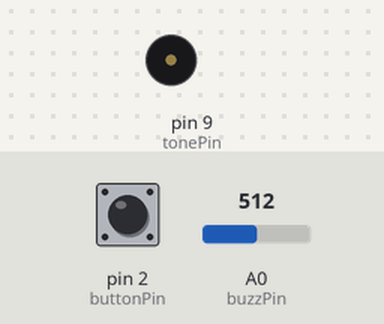
Recording of a sketch running on a simulated Arduino Uno, built with avr-gcc and run on an emulated ATmega328P. Parts: buzzer (waves = sounding). Inputs (shaded band) come from the test bench; at power-on: pin 2 (buttonPin) HIGH, A0 (buzzPin) = 512.

Above: at 4.3 s.
4.4 s: pin 2 (buttonPin) pulled LOW for 3.2 s
At 13.4 s:
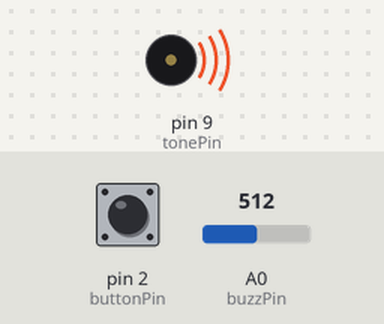
Timing chart, 0 to 14.9 s (numbered marks = the images above; inputs shaded):
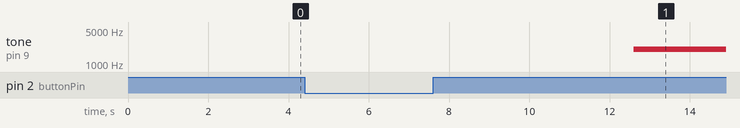

Measured:
- after the input at 4.4 s, tone on pin 9 (tonePin): silent → 2000 Hz after 8.2 s instead of 0.60 s

The sketch:

KnockBuzzerDetector.ino
```cpp
const int buttonPin=2;
const int buzzPin=A0;
const int tonePin=9;
const int threshold=500;
int buttonState=0;
int buzzVal=0;
int pushTime=0;
int crTime=0;
int buzzSet=0;
void setup() {
  // put your setup code here, to run once:
pinMode(buttonPin,INPUT_PULLUP);
pinMode(buzzPin,INPUT);
pinMode(tonePin,OUTPUT);
Serial.begin(9600);
}

void loop() {
  // put your main code here, to run repeatedly:
buttonState=digitalRead(buttonPin);
buzzSet=!buttonState;
buzzVal=analogRead(buzzPin);


if(buzzVal>threshold&&pushTime==0)
{
  pushTime=millis();
  crTime=pushTime;
}
if(crTime!=0)
{
  crTime=millis();
}
if(crTime-pushTime>5000)
{
  tone(tonePin,2000);
}
if(buzzSet==HIGH)
{
  noTone(tonePin);
  crTime=0;
  pushTime=0;
}
/*Serial.print(buzzVal);
Serial.print(' ');
Serial.print(pushTime);
Serial.print(' ');
Serial.print(buzzSet);
Serial.print(' ');
Serial.println(crTime);*/
}
```
